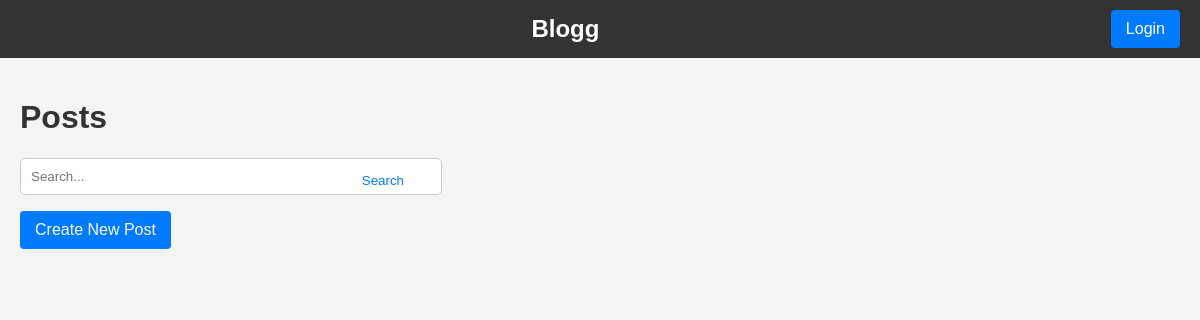
Before: / with the older database file.
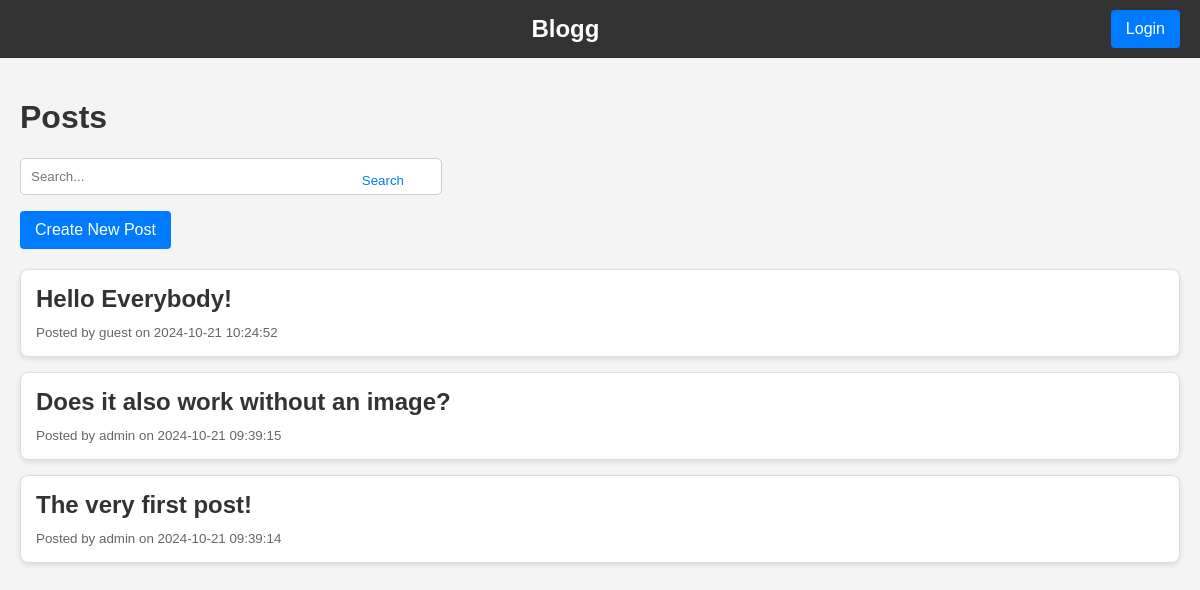
After: the same page with the newer database file.
### tables this page shows
CREATE TABLE posts (
    id INTEGER PRIMARY KEY AUTOINCREMENT,
    title TEXT NOT NULL,
    content TEXT NOT NULL,
    image TEXT,
    created TIMESTAMP NOT NULL DEFAULT CURRENT_TIMESTAMP,
    user_id INTEGER,
    FOREIGN KEY(user_id) REFERENCES users(id)
);

CREATE TABLE users (
    id INTEGER PRIMARY KEY AUTOINCREMENT,
    username TEXT NOT NULL,
    password TEXT NOT NULL,
    is_admin BOOLEAN NOT NULL DEFAULT 0,
    created TIMESTAMP NOT NULL DEFAULT CURRENT_TIMESTAMP
);

### app/app.py (the view)
@app.route('/')
def index():
    posts = get_all_posts()
    return render_template('index.html', posts=posts)

### app/app.py (called while the page is built)
def get_db_connection():
    conn = sqlite3.connect(DATABASE)
    conn.row_factory = sqlite3.Row
    return conn

def get_all_posts():
    conn = get_db_connection()
    posts = conn.execute('''
        SELECT posts.id, posts.title, posts.content, posts.created, users.username
        FROM posts
        JOIN users ON posts.user_id = users.id
        ORDER BY posts.created DESC
    ''').fetchall()
    conn.close()
    return posts

### app/templates/index.html (shortened to what this page needs)
<!DOCTYPE html>
<html lang="en">
<head>
    <link rel="stylesheet" href="{{ url_for('static', filename='styles.css') }}">
</head>
<body>
    <div id="header-bar">
        <nav>
            <div id="logo">
                <a href="{{ url_for('index') }}">Blogg</a>
            </div>
            <div id="login-button-container">
                {% if 'username' in session %}
                    <span class="username-display">{{ session['username'] }}</span>
                    <a href="{{ url_for('logout') }}" class="btn">Logout</a>
                {% else %}
                    <a href="{{ url_for('login') }}" class="btn">Login</a>
                {% endif %}
            </div>
        </nav>
    </div>
    <div id="posts-section">
        <h1>Posts</h1>
        <div class="search-container">
            <form action="{{ url_for('search') }}" method="get" class="search-container">
                <input type="text" name="search_term" class="search-input" placeholder="Search...">
                <button type="submit" class="search-btn">Search</button>
            </form>
        </div>
        <div id="create-post-button">
            <a href="{{ url_for('create') }}" class="btn">Create New Post</a>
        </div>
        <div class="posts-container">
            {% for post in posts %}
                <div class="post-card">
                    <a href="{{ url_for('post', post_id=post['id']) }}">
                        <h2>{{ post['title'] }}</h2>
                        <small>Posted by {{ post['username'] }} on {{ post['created'] }}</small>
                    </a>
                </div>
            {% endfor %}
        </div>
    </div>
</body>
</html>

### app/static/styles.css (style rules this page uses)
body { font-family: 'Arial', sans-serif; margin: 0; padding: 0; background-color: #f4f4f4; color: #333; }
a { text-decoration: none; color: #007bff; }
#header-bar nav { display: flex; justify-content: space-between; align-items: center; background-color: #333; color: #fff; padding: 10px 20px; text-align: center; }
#header-bar #logo { font-size: 24px; font-weight: bold; flex: 1; }
#header-bar #logo a { color: #fff; text-decoration: none; }
#header-bar #login-button-container { margin-left: auto; }
#posts-section { padding: 20px; }
.post-card { background-color: #fff; border: 1px solid #ddd; border-radius: 8px; padding: 15px; margin-bottom: 15px; box-shadow: 0 2px 5px rgba(0,0,0,0.1); transition: box-shadow 0.3s ease-in-out; }
.post-card h2 { margin: 0 0 10px 0; color: #333; }
.post-card small { color: #666; }
#posts-section #create-post-button { margin-bottom: 20px; text-align: left; }
.search-container { position: relative; width: 100%; max-width: 400px; padding-bottom: 8px; }
.search-input { width: 100%; padding: 10px; border: 1px solid #ccc; border-radius: 5px; }
.search-btn { position: absolute; right: 10px; top: 50%; transform: translateY(-50%); border: none; background: none; cursor: pointer; color: #007bff; }
.btn, .btn:link, .btn:visited, .btn:hover, .btn:active { display: inline-block; background-color: #007bff; color: white; padding: 10px 15px; text-align: center; border-radius: 4px; text-decoration: none; font-size: 16px; transition: background-color 0.3s ease; border: none; outline: none; }

Changed rows visible on the page:
added posts: title "Hello Everybody!", username "guest", created "2024-10-21 10:24:52"
added posts: title "Does it also work without an image?", username "admin", created "2024-10-21 09:39:15"
added posts: title "The very first post!", username "admin", created "2024-10-21 09:39:14"
